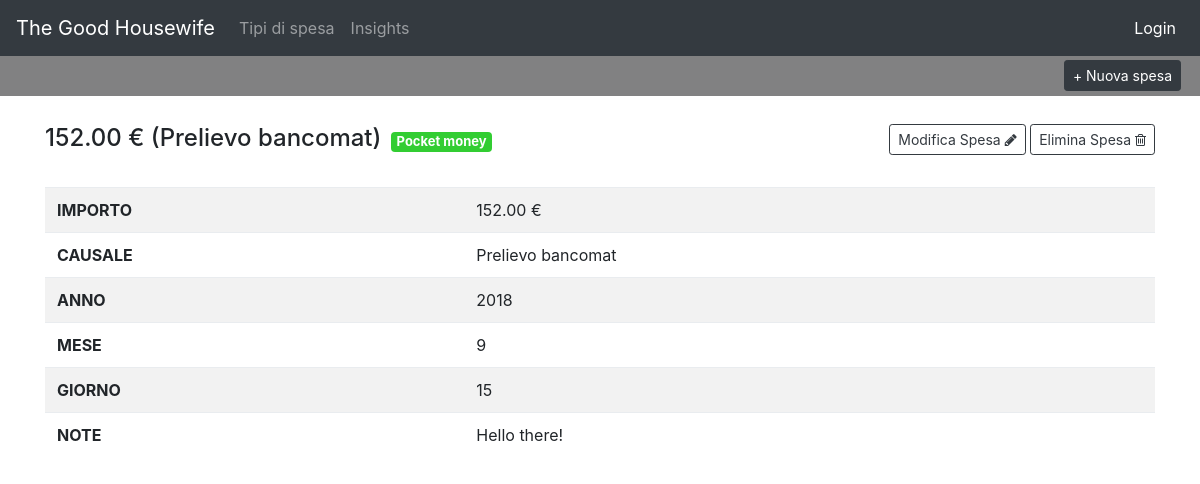
Page /spesa/5/ on the committed database.
### core/models.py (models this page shows, shortened)
class Spesa(models.Model):
    importo = models.DecimalField(max_digits=6, decimal_places=2)
    causale = models.CharField(max_length=100)
    data = models.DateTimeField(default=timezone.now)
    note = models.TextField(null=True, blank=True)
    tipo_spesa = models.ForeignKey('TipoSpesa', on_delete=models.CASCADE, null=True, blank=True)

class TipoSpesa(models.Model):
    nome = models.CharField(max_length=100)
    colore_badge = models.CharField(max_length=30)
    spesa_ordinaria = models.BooleanField(default=False)
    def __str__(self):
        return self.nome

### core/views.py (the view)
# urls.py: path('spesa/<int:pk>/', views.SpesaDetailView.as_view(), name='spesa_detail'),
class SpesaDetailView(DetailView):
    model = Spesa
    template_name = 'spesa_detail.html'

### templates/spesa_detail.html
{% extends 'base.html' %}
{% block content %}
<div class="container">
  <div class="row">
    <div class="col-md-12 pt-4">
      <div class="w-100 d-flex flex-row justify-content-between">
        <div class="d-flex flex-row">
          <h4>{{ object.importo }} € ({{ spesa.causale }})</h4>
          {% if object.tipo_spesa %}
            <span class="badge spesa-badge" style="background: {{ spesa.tipo_spesa.colore_badge }};">{{ spesa.tipo_spesa }}</span>
          {% endif %}
        </div>
        <div class="d-inline">
          <a href="{% url 'spesa_edit' object.pk %}" class="btn btn-outline-dark btn-sm">Modifica Spesa <i class="fa fa-pencil"></i></a>
          <a href="{% url 'spesa_delete' object.pk %}" class="btn btn-outline-dark btn-sm">Elimina Spesa <i class="fa fa-trash-o"></i></a>
        </div>
      </div>
      <table class="table mt-4 table-striped">
        <tbody>
          <tr>
            <td><b>IMPORTO</b></td>
            <td>{{ object.importo }} €</td>
          </tr>
          <tr>
            <td><b>CAUSALE</b></td>
            <td>{{ object.causale }}</td>
          </tr>
          <tr>
            <td><b>ANNO</b></td>
            <td>{{ object.data.year }}</td>
          </tr>
          <tr>
            <td><b>MESE</b></td>
            <td>{{ object.data.month }}</td>
          </tr>
          <tr>
            <td><b>GIORNO</b></td>
            <td>{{ object.data.day }}</td>
          </tr>
          <tr>
            <td><b>NOTE</b></td>
            <td>{{ object.note }}</td>
          </tr>
        </tbody>
      </table>
    </div>
  </div>
</div>
{% endblock content %}

### static/css/base.css (style rules this page uses)
.spesa-badge { font-size: 13px; position: relative; bottom: 3px; color: #fff; margin-top: 0.7rem; margin-left: 10px; margin-bottom: 0.5rem; }

### rows in the picture
Spesa: importo "152.00", causale "Prelievo bancomat", tipo_spesa "Pocket money", data.year "2018", data.month "9", data.day "15", note "Hello there!"
